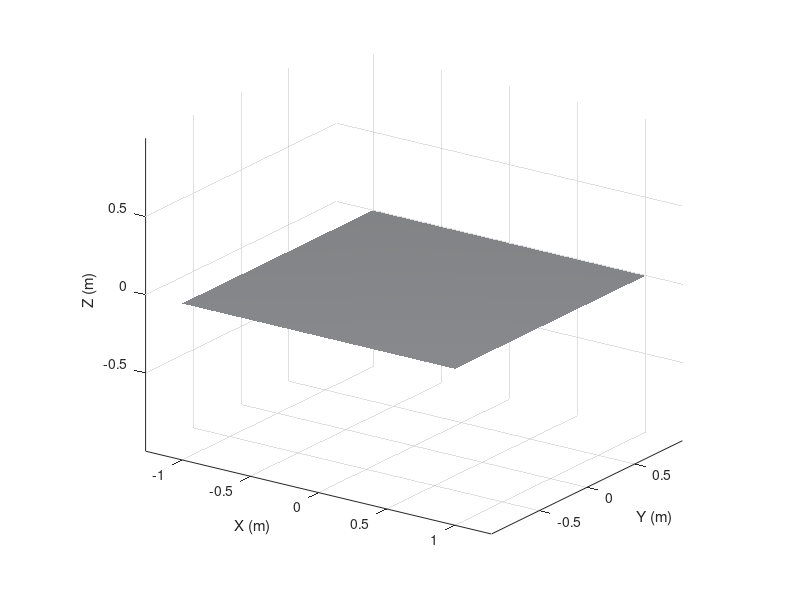

Recreate this plot in MATLAB. (Note: this script raises an error after producing the figure.)
% Load and render a stationary model from URDF (quad_military.urdf)
% This script does not modify any STL/URDF files.

urdfPath = fullfile(pwd, 'urdf', 'quad_military.urdf');

useRoboticsTB = exist('importrobot','file') == 2;
if useRoboticsTB
    try
        robot = importrobot(urdfPath, 'DataFormat','row');
        robot.Gravity = [0 0 -9.81];
        q = homeConfiguration(robot);
    catch err
        useRoboticsTB = false; % fallback to our renderer
        warning('importrobot failed, using fallback renderer: %s', err.message);
    end
end

% Figure
fig = figure('Name','quad\_military - Stationary','Color',[0.97 0.98 1.00]);
ax = axes(fig); hold(ax,'on'); grid(ax,'on'); axis(ax,'equal');
xlabel(ax,'X (m)'); ylabel(ax,'Y (m)'); zlabel(ax,'Z (m)');
view(ax, 35, 20);

% Ground plane
planeR = 1.0;
[Xp,Yp] = meshgrid(linspace(-planeR,planeR,2), linspace(-planeR,planeR,2));
Zp = zeros(size(Xp));
surf(ax, Xp, Yp, Zp, 'FaceColor',[0.92 0.93 0.95], 'EdgeColor','none', 'FaceAlpha',1.0);
lighting gouraud; camlight('headlight');

if useRoboticsTB
    show(robot, q, 'Parent', ax, 'Visuals','on','PreservePlot',false);
else
    renderUrdfVisuals(urdfPath, ax);
end
axis(ax, [-0.8 0.8 -0.8 0.8 0 0.8]);

%% ----------------- Fallback URDF visual renderer -----------------
function renderUrdfVisuals(urdfPath, ax)
    doc = xmlread(urdfPath);
    robotNode = doc.getDocumentElement();
    % Build link map
    linkNodes = robotNode.getElementsByTagName('link');
    links = struct();
    for i=0:linkNodes.getLength()-1
        ln = linkNodes.item(i);
        name = char(ln.getAttribute('name'));
        visNodes = ln.getElementsByTagName('visual');
        visuals = {};
        for j=0:visNodes.getLength()-1
            vn = visNodes.item(j);
            org = vn.getElementsByTagName('origin');
            if org.getLength()>0
                on = org.item(0);
                xyz = parseVecAttr(on,'xyz',[0 0 0]);
                rpy = parseVecAttr(on,'rpy',[0 0 0]);
            else
                xyz = [0 0 0]; rpy = [0 0 0];
            end
            geo = vn.getElementsByTagName('geometry');
            meshPath = '';
            scale = [1 1 1];
            if geo.getLength()>0
                gn = geo.item(0).getElementsByTagName('mesh');
                if gn.getLength()>0
                    mn = gn.item(0);
                    meshPath = char(mn.getAttribute('filename'));
                    sc = strtrim(char(mn.getAttribute('scale')));
                    if ~isempty(sc)
                        vals = sscanf(sc,'%f');
                        if numel(vals)==3, scale = vals'; end
                    end
                end
            end
            visuals{end+1} = struct('xyz',xyz,'rpy',rpy,'mesh',meshPath,'scale',scale); %#ok<AGROW>
        end
        links.(matlab.lang.makeValidName(name)) = struct('name',name,'visuals',{visuals});
    end
    % Build joint list and parent graph
    jointNodes = robotNode.getElementsByTagName('joint');
    joints = struct();
    parents = containers.Map();
    children = containers.Map();
    origins = containers.Map();
    for i=0:jointNodes.getLength()-1
        jn = jointNodes.item(i);
        jname = char(jn.getAttribute('name'));
        parentNode = jn.getElementsByTagName('parent').item(0);
        childNode  = jn.getElementsByTagName('child').item(0);
        parent = char(parentNode.getAttribute('link'));
        child  = char(childNode.getAttribute('link'));
        org = jn.getElementsByTagName('origin');
        if org.getLength()>0
            on = org.item(0);
            xyz = parseVecAttr(on,'xyz',[0 0 0]);
            rpy = parseVecAttr(on,'rpy',[0 0 0]);
        else
            xyz = [0 0 0]; rpy = [0 0 0];
        end
        parents(child) = parent;
        children(parent) = child; %#ok<NASGU>
        origins(child) = struct('xyz',xyz,'rpy',rpy);
        joints.(matlab.lang.makeValidName(jname)) = struct('parent',parent,'child',child,'xyz',xyz,'rpy',rpy);
    end
    % Find base link (one that is never a child)
    linkNames = fieldnames(links);
    isChild = false(size(linkNames));
    for i=1:numel(linkNames)
        isChild(i) = parents.isKey(links.(linkNames{i}).name);
    end
    baseIdx = find(~isChild,1,'first');
    if isempty(baseIdx), baseIdx = 1; end
    baseName = links.(linkNames{baseIdx}).name;
    % Traverse tree and render
    drawLinkRecursive(baseName, eye(4), links, parents, origins, ax);
end

function drawLinkRecursive(linkName, Tparent, links, parents, origins, ax)
    L = links.(matlab.lang.makeValidName(linkName));
    % Draw all visuals of this link at Tparent
    for k=1:numel(L.visuals)
        v = L.visuals{k};
        if isempty(v.mesh), continue; end
        meshFile = resolveMeshPath(v.mesh);
        if isempty(meshFile) || ~exist(meshFile,'file'), continue; end
        [F,V] = safeStlRead(meshFile);
        V = ensureNx3(V);
        % Apply scale (URDF uses meters; meshes here likely in mm -> keep as-is)
        S = diag([v.scale 1]);
        Tv = makeHT(v.xyz, v.rpy);
        Vh = [V, ones(size(V,1),1)] * (S*Tv*Tparent).';
        patch('Faces',F,'Vertices',Vh(:,1:3), 'FaceColor',[0.7 0.7 0.72], 'EdgeColor','none', 'FaceAlpha',1.0,'Parent',ax);
    end
    % Recurse into child if any
    childNames = parents.keys;
    for i=1:numel(childNames)
        child = childNames{i};
        if strcmp(parents(child), linkName)
            if origins.isKey(child)
                org = origins(child);
                Tc = makeHT(org.xyz, org.rpy) * Tparent;
            else
                Tc = Tparent;
            end
            drawLinkRecursive(child, Tc, links, parents, origins, ax);
        end
    end
end

function T = makeHT(xyz, rpy)
    cx = cos(rpy(1)); sx = sin(rpy(1));
    cy = cos(rpy(2)); sy = sin(rpy(2));
    cz = cos(rpy(3)); sz = sin(rpy(3));
    Rx = [1 0 0; 0 cx -sx; 0 sx cx];
    Ry = [cy 0 sy; 0 1 0; -sy 0 cy];
    Rz = [cz -sz 0; sz cz 0; 0 0 1];
    R = Rz*Ry*Rx;
    T = eye(4); T(1:3,1:3)=R; T(1:3,4)=xyz(:);
end

function v = parseVecAttr(node, attr, def)
    s = strtrim(char(node.getAttribute(attr)));
    if isempty(s), v = def; return; end
    vals = sscanf(s,'%f');
    if numel(vals)==3, v = vals'; else, v = def; end
end

function pathOut = resolveMeshPath(meshURI)
    % Supports relative paths, package:// style not handled here
    if startsWith(meshURI,'package://')
        pathOut = '';
    else
        if meshURI(1)==filesep || (~isempty(regexp(meshURI,'^[A-Za-z]:','once')))
            pathOut = meshURI;
        else
            pathOut = fullfile(pwd, meshURI);
        end
    end
end

function V = ensureNx3(V)
    if size(V,2)==3, return; end
    if size(V,1)==3, V = V.'; return; end
    error('Unexpected vertex array shape');
end

function [F,V] = safeStlRead(path)
    try
        [F,V] = stlread(path);
    catch
        try
            tri = stlread(path);
            if isa(tri, 'triangulation')
                F = tri.ConnectivityList; V = tri.Points;
            elseif isstruct(tri) && isfield(tri,'Faces') && isfield(tri,'Vertices')
                F = tri.Faces; V = tri.Vertices;
            else
                error('Unsupported stlread output');
            end
        catch innerErr
            error('stlread failed for %s: %s', path, innerErr.message);
        end
    end
    if size(V,2)~=3 && size(V,1)==3, V = V.'; end
end
